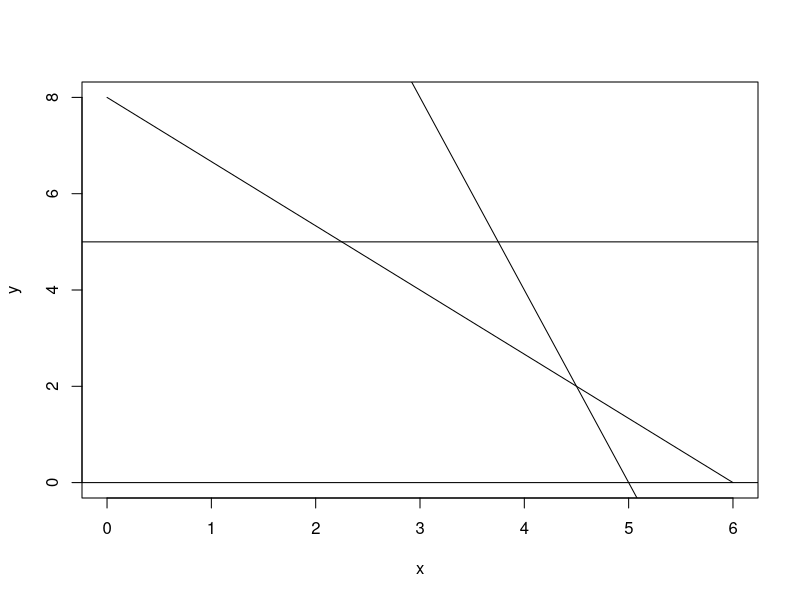

Reproduce this figure in R.
## ---- chunk 1
lumber_boardfeet <- function(x){(48 - 8 * x) / 6}
carpentry_hours <- function(x){20 - 4 * x}


curve(lumber_boardfeet, from=0, to=6, xlab="x", ylab="y")
curve(carpentry_hours, from=0, to=6, xlab="x", ylab="y", add = TRUE)
abline(a = 5, b = 0)
abline(a = 0, b = 0)
## ---- chunk 2

#install.packages("lpSolve")
library("lpSolve")

f.obj <- c(10, 35)

row1 = c(8, 6)
row2 = c(4, 1)
row3 = c(0, 1)


f.con <- rbind(row1, row2, row3)
f.dir <- c("<=", "<=", ">=")
f.rhs <- c(48, 20, 5)

lp ("max", f.obj, f.con, f.dir, f.rhs)
lp ("max", f.obj, f.con, f.dir, f.rhs)$solution
